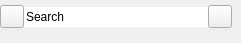
        <widget class="QWidget" name="pSearch">
         <widget class="QWidget" name="wSearchField" native="true">
          <property name="geometry">
           <rect>
            <x>0</x>
            <y>0</y>
            <width>232</width>
            <height>34</height>
           </rect>
          </property>
          <layout class="QHBoxLayout" name="wSearchFieldLayout">
           <property name="spacing">
            <number>0</number>
           </property>
           <property name="leftMargin">
            <number>0</number>
           </property>
           <property name="topMargin">
            <number>0</number>
           </property>
           <property name="rightMargin">
            <number>0</number>
           </property>
           <property name="bottomMargin">
            <number>0</number>
           </property>
           <item>
            <widget class="QToolButton" name="tSearchIcon">
             <property name="sizePolicy">
              <sizepolicy hsizetype="Fixed" vsizetype="Fixed">
               <horstretch>0</horstretch>
               <verstretch>0</verstretch>
              </sizepolicy>
             </property>
             <property name="icon">
              <iconset resource="../Resources_macx.qrc">
               <normaloff>:/images/ico_search.png</normaloff>:/images/ico_search.png</iconset>
             </property>
            </widget>
           </item>
           <item>
            <widget class="QLineEdit" name="leSearchField">
             <property name="text">
              <string>Search</string>
             </property>
             <property name="frame">
              <bool>false</bool>
             </property>
            </widget>
           </item>
           <item>
            <widget class="QToolButton" name="tSearchCancel">
             <property name="icon">
              <iconset resource="../Resources_macx.qrc">
               <normaloff>:/images/ico_search_cancel.png</normaloff>:/images/ico_search_cancel.png</iconset>
             </property>
            </widget>
           </item>
          </layout>
         </widget>
        </widget>
